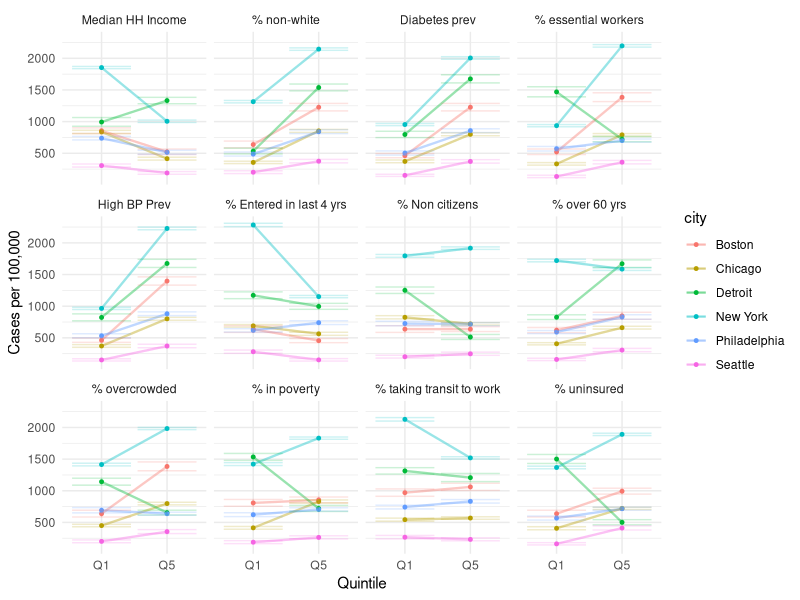
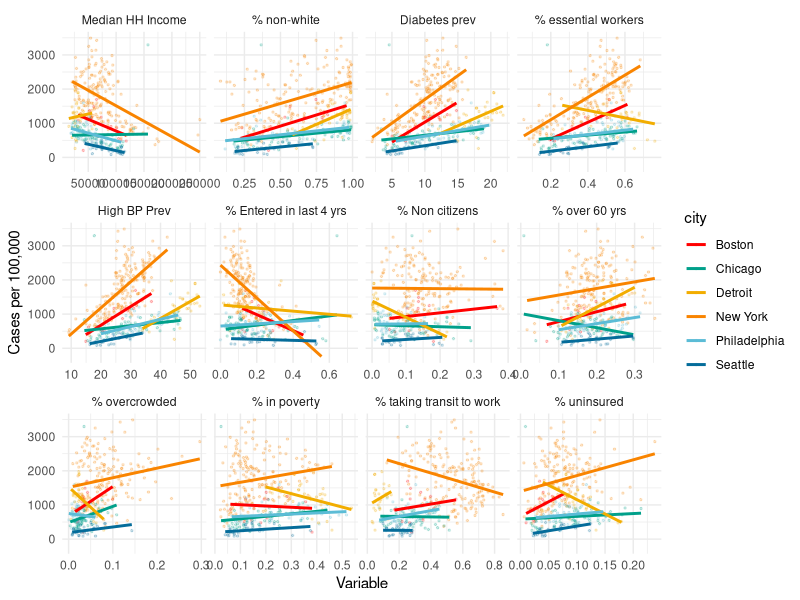

The R script that drew these images, in order:
## ---- chunk 1
library(readr)
library(ggplot2)
library(dplyr)
library(lubridate)
library(tidyr)
library(epitools)
library(lme4)
options(scipen=10000)
## ---- chunk 2
all_data <- read_csv("Data/data_May3.csv")
## ---- chunk 3
all_data_quint <- all_data %>% ungroup() %>%
  group_by(city_name) %>% 
  select(city, zip:pct_non_cit, pct_diabetes, pct_hbp, total_pop, tests, positives, deaths) %>%
  mutate_at(vars(mhi:pct_hbp), ~factor(findInterval(., c(-Inf,
                               quantile(., probs=c(0.2, 0.4, 0.6, 0.8), na.rm = TRUE), Inf)),
                               labels=c("Q1","Q2","Q3","Q4", "Q5"))) %>%
  pivot_longer(mhi:pct_hbp, names_to="var", values_to="value")


## ---- chunk 4
quint_summaries <- all_data_quint %>% ungroup() %>%
  group_by(city, var, value) %>%
  summarize(total_pop=sum(total_pop, na.rm = TRUE),
            tests = sum(tests, na.rm=TRUE),
            positives = sum(positives, na.rm=TRUE),
            deaths = sum(deaths, na.rm=TRUE)) %>%
  mutate(tests=ifelse(city=="Detroit" | city == "Seattle", NA, tests),
         deaths = ifelse(!(city=="Seattle" | city == "Chicago"), NA, tests)
  ) %>%
  mutate(pos_rate = positives/tests,
         test_rate = tests/total_pop,
         case_rate = (positives/total_pop)*100000,
         death_rate = (deaths/total_pop)*100000) %>%
  
  mutate(pos_rate_lci = ifelse(!is.na(pos_rate), 
                               pois.exact(positives, tests)[[4]],
                               NA),
         pos_rate_uci = ifelse(!is.na(pos_rate), 
                               pois.exact(positives, tests)[[5]],
                               NA),
         test_rate_lci = ifelse(!is.na(test_rate), 
                               pois.exact(tests, total_pop)[[4]],
                               NA),
         test_rate_uci = ifelse(!is.na(test_rate), 
                               pois.exact(tests, total_pop)[[5]],
                               NA),
         case_rate_lci = ifelse(!is.na(case_rate), 
                               (pois.exact(positives, total_pop)[[4]]*100000),
                               NA),
         case_rate_uci = ifelse(!is.na(case_rate), 
                               (pois.exact(positives, total_pop)[[5]]*100000),
                               NA),
         death_rate_lci = ifelse(!is.na(death_rate), 
                               (pois.exact(deaths, total_pop)[[4]]*100000),
                               NA),
         death_rate_uci = ifelse(!is.na(death_rate), 
                               (pois.exact(deaths, total_pop)[[5]]*100000),
                               NA))


## ---- chunk 5
ggplot(filter(quint_summaries, value=="Q1" | value=="Q5"), aes(group=city)) +
  geom_point(aes(x=value, y=case_rate, color=city), size=1) +
  geom_line(aes(x=value, y=case_rate, color=city, group = city), alpha=0.4, size=0.8) +
  geom_errorbar(aes(x = value, ymin=case_rate_lci, ymax=case_rate_uci, color=city), alpha=0.2) +
  facet_wrap(vars(var), labeller = labeller(var = 
    c("mhi" = "Median HH Income",
      "pct_col" = "% non-white",
      "pct_diabetes" = "Diabetes prev",
      "pct_essworkers" = "% essential workers",
      "pct_hbp" = "High BP Prev",
      "pct_new_imm" = "% Entered in last 4 yrs",
      "pct_non_cit" = "% Non citizens",
      "pct_overcrowded" = "% overcrowded",
      "pct_pov" = "% in poverty",
      "pct_old" = "% over 60 yrs",
      "pct_transit" = "% taking transit to work",
      "pct_unins" = "% uninsured"))) + xlab("Quintile") + ylab("Cases per 100,000") +
  theme_minimal() 
## ---- chunk 6
all_data_long <- all_data %>% 
  select(city, zip:pct_non_cit, pct_diabetes, pct_hbp, total_pop, tests, positives, deaths) %>%
  pivot_longer(mhi:pct_hbp, names_to="var", values_to="value") %>%
  mutate(case_rate = (positives/total_pop)*100000) %>%
  mutate(death_rate = (deaths/total_pop)*100000) %>%
  mutate(pos_rate = (positives/tests))


## ---- chunk 7
ggplot(filter(all_data_long), aes(group=city)) +
  geom_point(aes(x=value, y=case_rate, color=city), alpha=0.2, size=0.5) +
   stat_smooth(aes(x=value, y=case_rate, color=city, group=city),
              method="lm", se = FALSE) +
  scale_color_manual(values=c("#FF0000", "#00A08A", "#F2AD00", "#F98400", 
                                "#5BBCD6", "#046C9A")) +
  facet_wrap(vars(var), scales = "free_x", labeller = labeller(var = 
    c("mhi" = "Median HH Income",
      "pct_col" = "% non-white",
      "pct_diabetes" = "Diabetes prev",
      "pct_essworkers" = "% essential workers",
      "pct_hbp" = "High BP Prev",
      "pct_new_imm" = "% Entered in last 4 yrs",
      "pct_non_cit" = "% Non citizens",
      "pct_overcrowded" = "% overcrowded",
      "pct_pov" = "% in poverty",
      "pct_old" = "% over 60 yrs",
      "pct_transit" = "% taking transit to work",
      "pct_unins" = "% uninsured"))) + xlab("Variable") + ylab("Cases per 100,000") +
  theme_minimal() 
## ---- chunk 8
model_data <- all_data %>% ungroup() %>%
  group_by(city_name) %>% 
  select(city, zip:pct_non_cit, pct_diabetes, pct_hbp, total_pop, tests, positives, deaths) %>%
  mutate_at(vars(mhi:pct_hbp), ~factor(findInterval(., c(-Inf,
                               quantile(., probs=c(0.2, 0.4, 0.6, 0.8), na.rm = TRUE), Inf)),
                               labels=c("Q1","Q2","Q3","Q4", "Q5")))
## ---- chunk 9
#intialize empty dataframe
results <- data.frame(var=NA, Q1=NA, Q5=NA, RR=NA, Sig=NA, Pval=NA)

for (i in names(model_data[,4:15])){
  #initialize empty dataframe
  results1 <- data.frame(var=NA, Q1=NA, Q5=NA, RR=NA, Sig=NA, Pval=NA)
  
  #Formula with random intercepts for each city and poisson model
  formula = as.formula(paste("positives ~ 1 +", i, 
                             "+ (1|city) + offset(log(total_pop))"))
  model = glmer(formula, family="poisson", data=model_data)
  
  results1$var <- i
  results1$Q1 = exp(data.frame(coef(summary(model)))[1,]$Estimate)
  results1$RR = exp(data.frame(coef(summary(model)))[5,]$Estimate)
  results1$Q5 = results1$Q1 * results1$RR
  results1$Sig = data.frame(coef(summary(model)))[5,]$Pr...z.. < 0.05
  results1$Pval = round(data.frame(coef(summary(model)))[5,]$Pr...z..,4)
  results <- rbind(results, results1)
}
## ---- chunk 10
results
